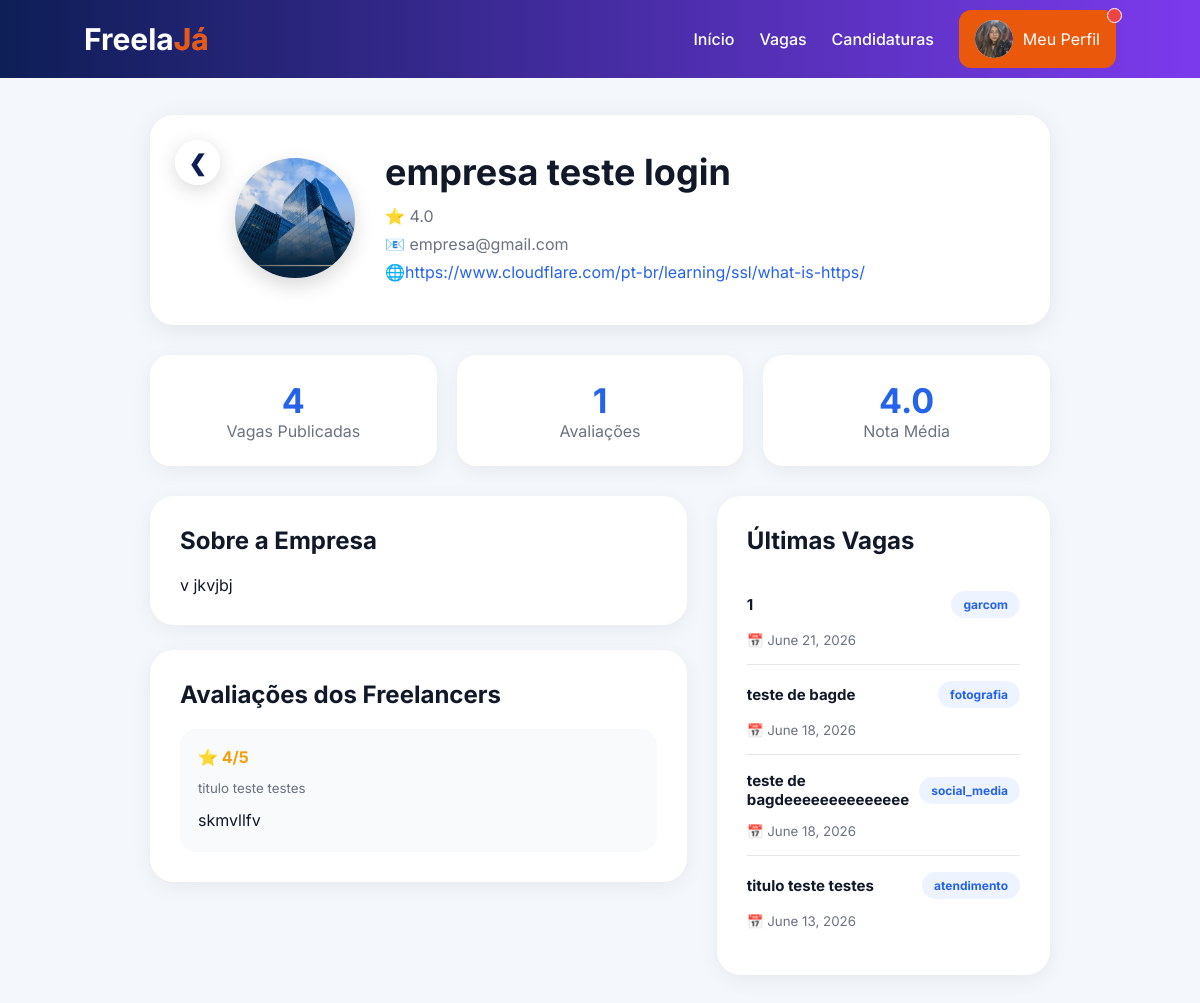
Page /perfis/empresa/2/ (signed in) on the earlier database version.
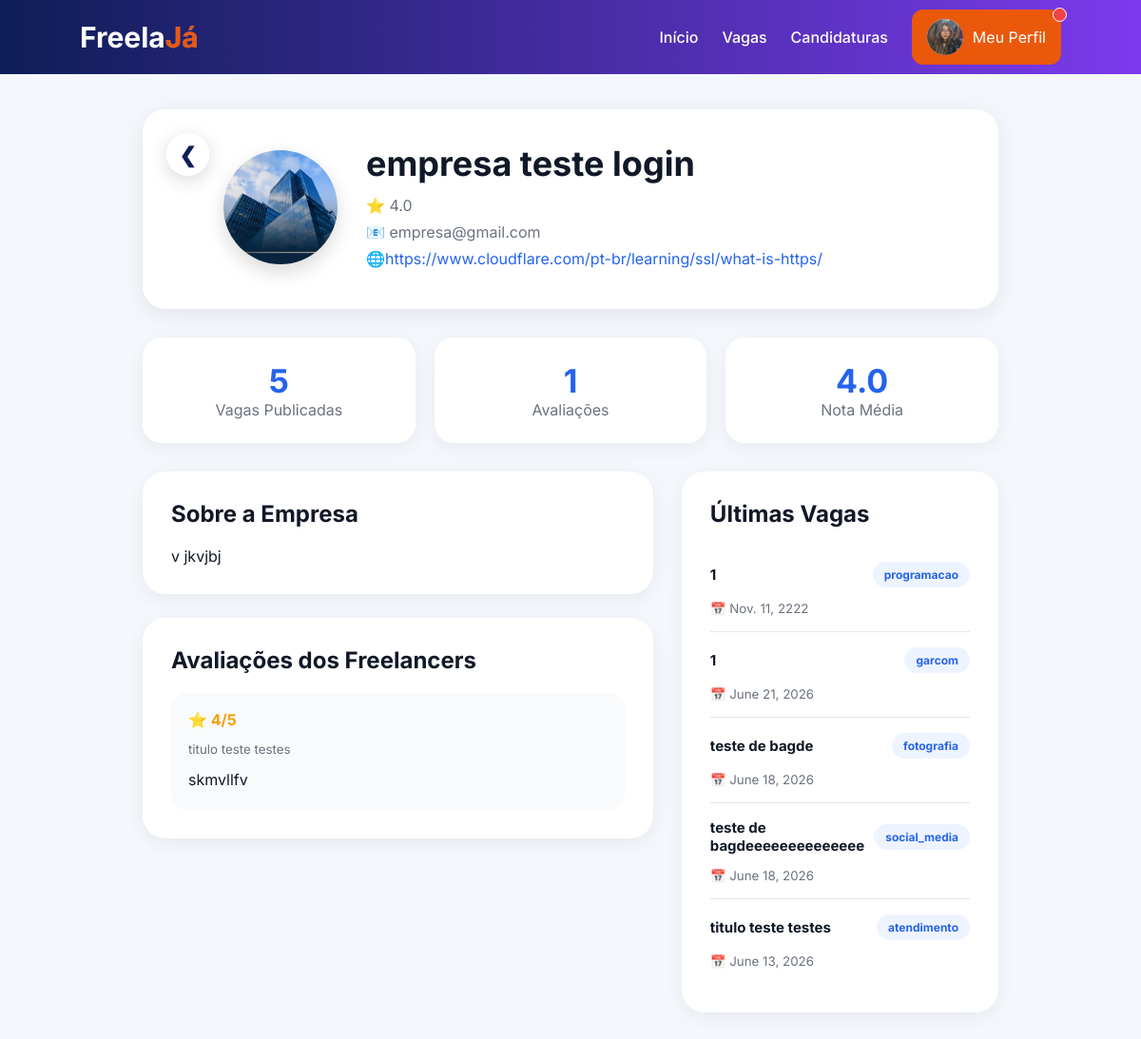
Same page on the later database version.
### avaliacoes/models.py (models this page shows, shortened)
class AvaliaVaga(models.Model):
    freelancer = models.ForeignKey( #relacionamento muitos-para-um, onde um freelancer pode avaliar várias vagas, mas cada avaliação pertence a um único freelancer
        Freelancer,
        on_delete=models.CASCADE
    )
    vaga = models.ForeignKey( # relacionamento muitos-para-um, onde uma vaga pode receber várias avaliações, mas cada avaliação pertence a uma única vaga
        Vaga,
        on_delete=models.CASCADE
    )
    nota = models.IntegerField(
        validators=[MinValueValidator(1), MaxValueValidator(5)]
    )
    comentario = models.TextField(blank=True)
    criadoEm = models.DateTimeField(auto_now_add=True)
    class Meta:
        unique_together = ('freelancer', 'vaga')

### vagas/models.py (models this page shows, shortened)
class Vaga(models.Model):
    imagem = models.ImageField(
        upload_to='vagas/static/img/', #diretório onde as imagens serão armazenadas
        blank=True,
        null=True
    )
    STATUS = (
        ('aberto', 'Aberto'),
        ('cancelado', 'Cancelado'),
        ('fechado', 'Fechado'),
    )
    empresa = models.ForeignKey( # Uma empresa pode ter vários eventos, mas um evento pertence a apenas uma empresa
        Empresa,
        on_delete=models.CASCADE,
        related_name='vagas'
    )
    titulo = models.CharField(max_length=150)
    descricao = models.TextField()
    quantidadeVagas = models.IntegerField()
    quantidadeSelecionados = models.IntegerField(default=0)
    dataEvento = models.DateField()
    horarioInicio = models.TimeField()
    horarioFim = models.TimeField()
    criadoEm = models.DateTimeField(auto_now_add=True)
    finalizadoEm = models.DateTimeField(blank=True, null=True)
    endereco = models.CharField(max_length=255)
    CATEGORIAS = [
        ("programacao", "Programação"),
        ("recepcao", "Recepção"),
        ("seguranca", "Segurança"),
        ("garcom", "Garçom"),
        ("bartender", "Bartender"),
        ("cozinha", "Cozinha / Buffet"),
        ("limpeza", "Limpeza"),
        ("som_luz", "Som e Luz"),
        ("montagem", "Montagem e Estrutura"),
        ("fotografia", "Fotografia"),
        ("filmagem", "Filmagem"),
        ("atendimento", "Atendimento"),
        ("geral", "Geral / Apoio"),
    ]
    categoria = models.CharField(
        max_length=50,
        choices=CATEGORIAS
    )
    detalhes = models.JSONField(
        default=list,
        blank=True
    )
    remuneracao = models.DecimalField(
        max_digits=8,
        decimal_places=2
    )
    status = models.CharField(
        max_length=20,
        choices=STATUS,
        default='aberto'
    )

### perfis/views.py (the view)
# urls.py: path('empresa/<int:empresa_id>/', views.perfilEmpresa, name='perfilEmpresa'),
def perfilEmpresa(request, empresa_id):
    empresa = get_object_or_404(
        Empresa,
        id=empresa_id
    )
    vagas = (
        Vaga.objects
        .filter(empresa=empresa)
        .order_by('-dataEvento')
    )
    ultimas_vagas = vagas[:5]
    avaliacoes = (
        AvaliaVaga.objects
        .filter(vaga__empresa=empresa)
        .select_related(
            'freelancer',
            'vaga'
        )
        .order_by('-criadoEm')
    )
    context = {
        'empresa': empresa,
        'ultimas_vagas': ultimas_vagas,
        'avaliacoes': avaliacoes,
        'total_vagas': vagas.count(),
        'total_avaliacoes': avaliacoes.count()
    }
    return render(
        request,
        'perfilEmpresa.html',
        context
    )

### notificacoes/context_processors.py (called while the page is built)
def notificacoes_nao_lidas(request):
    if request.user.is_authenticated:
        total = Notificacao.objects.filter(
            usuario=request.user,
            lida=False
        ).count()
    else:
        total = 0
    return {
        'notificacoes_nao_lidas': total
    }

### perfis/templates/perfilEmpresa.html (shortened to what this page needs)
{% extends 'baseFreelancer.html' %}
{% load static %}
{% block css %}
<link rel="stylesheet" href="{% static 'css/perfilEmpresa.css' %}">
{% endblock %}
{% block content %}
<div class="profile-container">
    <div class="profile-header">
        <a href="javascript:history.back()" class="return-arrow"> ❮ </a>
        <div class="profile-photo">
            {% if empresa.foto %}
            <img src="{{ empresa.foto.url }}" alt="{{ empresa.nomeFantasia }}" class="profile-image">
            {% else %}
            <div class="avatar-placeholder">
                {{ empresa.nomeFantasia|first }}
            </div>
            {% endif %}
        </div>
        <div class="profile-info">
            <h1>{{ empresa.nomeFantasia }} </h1>
            <p>⭐ {{ empresa.avaliacao_media|floatformat:1 }}</p>
            <p>📧 {{ empresa.usuario.email }}</p>
            {% if empresa.site %}
            <p>🌐<a href="{{ empresa.site }}" target="_blank">{{ empresa.site }}</a></p>
            {% endif %}
        </div>
    </div>
    <div class="stats-container">
        <div class="stat-card">
            <span class="stat-number">{{ total_vagas }} </span>
            <span class="stat-label">Vagas Publicadas </span>
        </div>
        <div class="stat-card">
            <span class="stat-number">{{ total_avaliacoes }}</span>
            <span class="stat-label"> Avaliações </span>
        </div>
        <div class="stat-card">
            <span class="stat-number"> {{ empresa.avaliacao_media|floatformat:1 }}</span>
            <span class="stat-label"> Nota Média </span>
        </div>
    </div>
    <div class="content-layout">
        <div class="main-content">
            <div class="section-card">
                <h2> Sobre a Empresa</h2>
                <p>{{ empresa.descricao|default:"Nenhuma descrição cadastrada." }}</p>
            </div>
            <div class="section-card">
                <h2>Avaliações dos Freelancers</h2>
                {% for avaliacao in avaliacoes %}
                <div class="review-card">
                    <div class="review-header">⭐ {{ avaliacao.nota }}/5 </div>
                    <small> {{ avaliacao.vaga.titulo }}</small>
                    <p>{{ avaliacao.comentario }}</p>
                </div>
                {% empty %}
                <p> Esta empresa ainda não possui avaliações. </p>
                {% endfor %}
            </div>
        </div>
        <div class="sidebar">
            <div class="section-card">
                <h2> Últimas Vagas </h2>
                {% for vaga in ultimas_vagas %}
                <div class="job-history">
                    <div class="job-top">
                        <strong> {{ vaga.titulo }}</strong>
                        <span class="category-badge"> {{ vaga.categoria| default:"Geral" }}</span>
                    </div>
                    <small>📅 {{ vaga.dataEvento}} </small>
                </div>
                {% empty %}
                <p>Nenhuma vaga publicada.</p>
                {% endfor %}
            </div>
        </div>
    </div>
</div>
{% endblock %}

Differences in the rows shown:
added Vaga: titulo "1", categoria "programacao", dataEvento "Nov. 11, 2222"
Other differences:
{{ total_vagas }}: "4" → "5"
